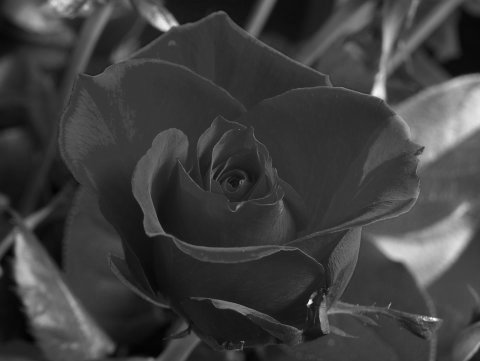
#> input picture dip_pics/grayflower.jpg, 480 x 361 px
$ jupyter execute --allow-errors grayFlowerExample.ipynb   (shell and % lines are left out)
#> lines starting #> are read from the running program, lines starting #| are printed output that depends on the picture
# Showing interesting intensity transforms on an image.
Joshua Stough
DIP, pretty much exactly from DIP 3-3.2

[cell 1]
import matplotlib.pyplot as plt
import numpy as np
import matplotlib.colors as mcolors
import skimage.color as color
from ipywidgets import VBox, HBox, FloatSlider

# For importing from alternative directory sources
import sys
sys.path.insert(0, '../dip_utils')

import matrix_utils
from vis_utils import (vis_rgb_cube,
                       vis_hists,
                       vis_pair,
                       lab_uniform)

[cell 2]
I = plt.imread('../dip_pics/grayflower.jpg').astype(float)
#> I: shape (361, 480) float64; min 1, max 255, mean 62.7
I = I - I.ravel().min()
I = 255*(I/I.ravel().max())

if (len(I.shape) > 2):
    Ig = 0.2989 * I[..., 0] + 0.5870 * I[..., 1] + 0.1140 * I[..., 2]
    I = Ig

plt.figure(figsize=(5,4))
#> (this line was passed over: IPython is not available in this run)
plt.imshow(I, cmap = 'gray');
#> (this line was passed over: IPython is not available in this run)

[cell 3]
x = np.arange(256)

# Let's add the linear (do nothing) transform.
Ilin = I.copy()
ylin = x.copy()


#Compute and renormalize 4 transforms.
Ilog = np.log2(I+1)
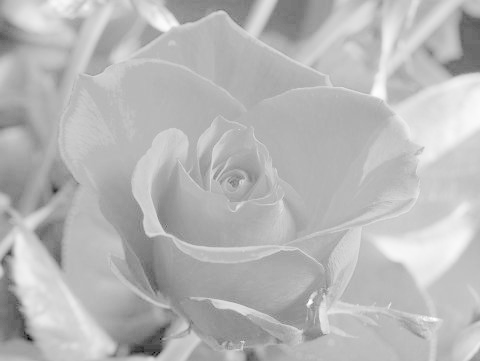
#> Ilog: shape (361, 480) float64; min 0, max 8, mean 5.76; drawn with min black and max white
ylog = np.log2(1+x)
Ilog = Ilog/Ilog.ravel().max()
ylog = 255*(ylog/ylog.max())


Isqrt = np.sqrt(I)
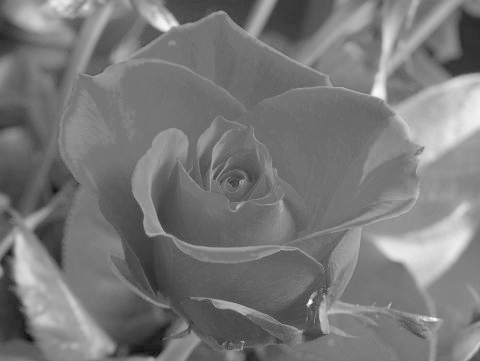
#> Isqrt: shape (361, 480) float64; min 0, max 15.97, mean 7.57; drawn with min black and max white
ysqrt = np.sqrt(x)
Isqrt = Isqrt/Isqrt.ravel().max()
ysqrt = 255*(ysqrt/ysqrt.max())

Isquared = np.multiply(I, I)
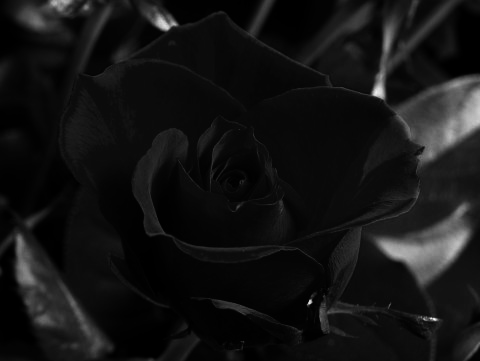
#> Isquared: shape (361, 480) float64; min 0, max 65025, mean 5118.3; drawn with min black and max white
ysquared = np.multiply(x, x)
Isquared = Isquared/Isquared.ravel().max()
ysquared = 255*ysquared/ysquared.max()

Iinv = 255.0-I
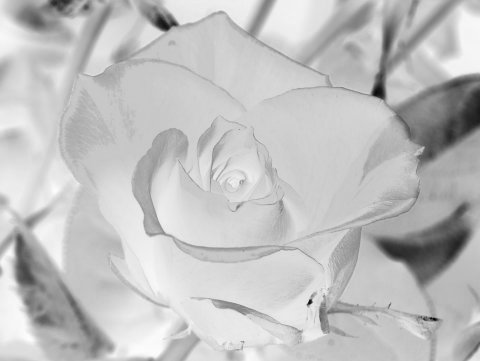
#> Iinv: shape (361, 480) float64; min 0, max 255, mean 193.1
yinv = 255-x

#Now plot them. Mix the images though
#> (the rest of this cell did not finish here and is left out)
